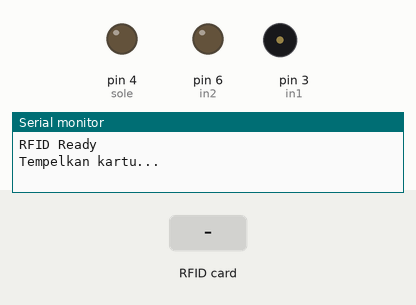
Bench run of a sketch on a simulated Arduino Uno, built with avr-gcc and run on an emulated ATmega328P. On the bench: output pins drawn as LEDs (lit = HIGH), buzzer (waves = sounding), the last lines printed to the serial monitor. The test bench sets the inputs (shaded band). Pins used as bus, display or sensor lines are not drawn.

Above: at 1.2 s.
1.3 s: RFID card 53 50 8C 35 74 00 01 held to the reader
At 1.9 s:
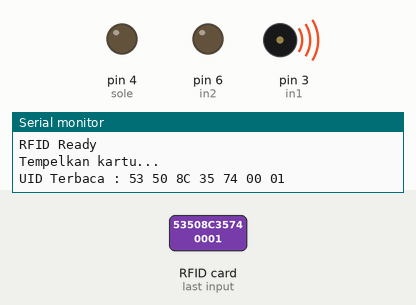
Timing chart, 0 to 8.8 s (numbered marks = the images above; inputs shaded):
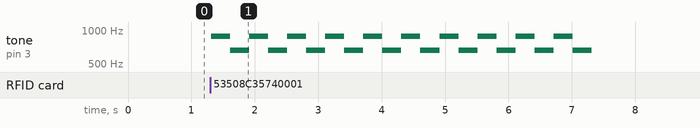

Measured:
- after the input at 1.3 s, tone on pin 3 (in1): silent → 880 Hz at once, then repeats every 0.60 s: 660 Hz 0.30 s, 880 Hz 0.30 s, until it stays silent from 7.3 s

The sketch:

PROGRAM_PINTU_HOTEL.ino
```cpp
#include <SPI.h>
#include <MFRC522.h>

// ================= PIN =================
#define RST_PIN 9
#define SS_PIN  10

int in   = 7;   // Tombol
int sole = 4;   // Solenoid

#define in1 3
#define in2 6
int izin;
String strUID = "";
unsigned long TIMEOUT = 5000;
unsigned long starttime = 0;
unsigned long startingalarm = 0;

// ================= RFID =================
MFRC522 rfid(SS_PIN, RST_PIN);

// UID kartu yang diizinkan
String targetUID = "D1 2D D4 06";

// ================= STATE =================
bool state = LOW;

int now = HIGH;
int last = HIGH;

unsigned long debounce = 100;
unsigned long lastDebounceTime = 0;

unsigned long lastRFIDTime = 0;
const unsigned long RFID_DELAY = 1500;

// =========================================
// TOGGLE OUTPUT
// =========================================

// Menggunakan pin 8 untuk buzzer/speaker (sesuaikan dengan rangkainmu)
int melody = 3;

void ALARM() {
  pinMode(melody, OUTPUT);

for (int i = 0; i < 10; i++) {
    tone(melody, 880);
    delay(300);
    tone(melody, 660);
    delay(300);
  }


 startingalarm = millis();
 if(millis() - startingalarm <= TIMEOUT){
  noTone(melody);

 }

}


void toggleOutput()
{
  state = !state;
  digitalWrite(sole, state);
  Serial.print("Solenoid : ");
  Serial.println(state ? "ON" : "OFF");
}

// =========================================
// TOMBOL
// =========================================
void Tombol()
{
  now = digitalRead(in);

  // INPUT_PULLUP:
  // HIGH = tidak ditekan
  // LOW  = ditekan

  if (now == LOW &&
      last == HIGH &&
      (millis() - lastDebounceTime > debounce))
  {
    toggleOutput();

    lastDebounceTime = millis();
  }

  last = now;
}

// =========================================
// RFID
// =========================================
void readNUID()
{

  if (!rfid.PICC_IsNewCardPresent())
    return;

  if (!rfid.PICC_ReadCardSerial())
    return;


  for (byte i = 0; i < rfid.uid.size; i++)
  {
    if (rfid.uid.uidByte[i] < 0x10)
      strUID += "0";

    strUID += String(rfid.uid.uidByte[i], HEX);

    if (i < rfid.uid.size - 1)
      strUID += " ";
  }

  strUID.toUpperCase();

  Serial.print("UID Terbaca : ");
  Serial.println(strUID);

  if (strUID == targetUID)
  {
    if (millis() - lastRFIDTime > RFID_DELAY)
    {
      Serial.println("Akses Diterima");
      izin = true;
      starttime = millis();

      lastRFIDTime = millis();
    }
  }
  else if(strUID == "53 50 8C 35 74 00 01"){
  izin = false;

  ALARM();


  }
  else
  {
    Serial.println("Akses Ditolak");

  }

  rfid.PICC_HaltA();
  rfid.PCD_StopCrypto1();
  return(strUID);

}

// =========================================
// SETUP
// =========================================
void setup()
{
  Serial.begin(9600);

  pinMode(in, INPUT_PULLUP);

  pinMode(sole, OUTPUT);
  digitalWrite(sole, state);

  pinMode(in1, OUTPUT);
  pinMode(in2, OUTPUT);

  SPI.begin();
  rfid.PCD_Init();

  delay(4);

  Serial.println("RFID Ready");
  Serial.println("Tempelkan kartu...");
}

// =========================================
// LOOP
// =========================================
void loop()
{
  strUID = "";
  readNUID();


  if(izin == true && millis() - starttime <= TIMEOUT){
  Tombol();

  }


}
```
